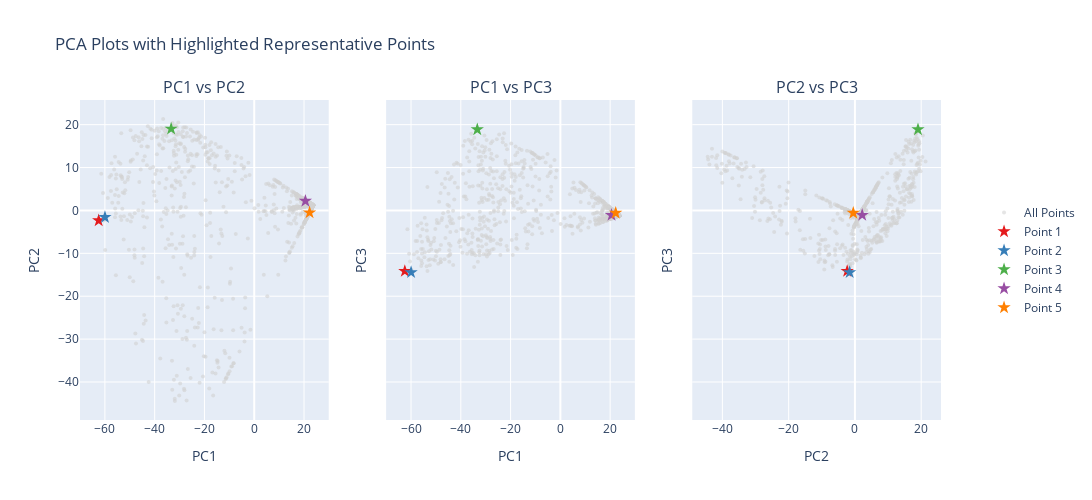

Notebook source saved alongside this figure:
### Code cell
# # Usage example:
# pca_df, _ = perform_pca_on_results(results)
# analyze_representative_points(
#     results=results,
#     fs_splitting_nodes=fs_splitting_nodes,
#     fs_splitting_cluster=fs_splitting_cluster,
#     activation_threshold=activation_threshold,
#     node_df=node_df,
#     results_path=results_path,
#     pca_df=pca_df,
#     save_figs=True,
#     pca_path=pca_path,
# )

### Figure 1 — Plotly figure (JSON) as saved in the notebook; plotly's stock layout.template omitted (floating-point values rounded to 4 significant figures; data arrays with more than 128 entries replaced by an {"elided": "..."} marker saying what was removed)
{"data": [{"marker": {"color": "lightgrey", "opacity": 0.6, "size": 4}, "mode": "markers", "name": "All Points", "showlegend": true, "type": "scatter", "x": {"elided": "978 float values"}, "xaxis": "x", "y": {"elided": "978 float values"}, "yaxis": "y"}, {"hoverinfo": "text", "marker": {"color": "rgb(228,26,28)", "size": 10, "symbol": "star"}, "mode": "markers", "name": "Point 1", "showlegend": true, "text": ".twitter.com/2UxFEU|f|Cyz — Tish Clark (@local24t", "type": "scatter", "x": [-62.49], "xaxis": "x", "y": [-2.341], "yaxis": "y"}, {"hoverinfo": "text", "marker": {"color": "rgb(55,126,184)", "size": 10, "symbol": "star"}, "mode": "markers", "name": "Point 2", "showlegend": true, "text": "://t.co/e6FxC|cl|VqT — John Schindler (@20", "type": "scatter", "x": [-59.97], "xaxis": "x", "y": [-1.59], "yaxis": "y"}, {"hoverinfo": "text", "marker": {"color": "rgb(77,175,74)", "size": 10, "symbol": "star"}, "mode": "markers", "name": "Point 3", "showlegend": true, "text": ". You cant hide pic.twitter.com/|q|XeOlORYUb — Nick (@Nick_", "type": "scatter", "x": [-33.38], "xaxis": "x", "y": [19.04], "yaxis": "y"}, {"hoverinfo": "text", "marker": {"color": "rgb(152,78,163)", "size": 10, "symbol": "star"}, "mode": "markers", "name": "Point 4", "showlegend": true, "text": "/1ChrisForrester/status/4|609|014136", "type": "scatter", "x": [20.55], "xaxis": "x", "y": [2.194], "yaxis": "y"}, {"hoverinfo": "text", "marker": {"color": "rgb(255,127,0)", "size": 10, "symbol": "star"}, "mode": "markers", "name": "Point 5", "showlegend": true, "text": "bc7ec867a6c845|aff|ecad1290fd717cc74f", "type": "scatter", "x": [22.23], "xaxis": "x", "y": [-0.4986], "yaxis": "y"}, {"marker": {"color": "lightgrey", "opacity": 0.6, "size": 4}, "mode": "markers", "name": "All Points", "showlegend": false, "type": "scatter", "x": {"elided": "978 float values"}, "xaxis": "x2", "y": {"elided": "978 float values"}, "yaxis": "y2"}, {"hoverinfo": "text", "marker": {"color": "rgb(228,26,28)", "size": 10, "symbol": "star"}, "mode": "markers", "name": "Point 1", "showlegend": false, "text": ".twitter.com/2UxFEU|f|Cyz — Tish Clark (@local24t", "type": "scatter", "x": [-62.49], "xaxis": "x2", "y": [-14.16], "yaxis": "y2"}, {"hoverinfo": "text", "marker": {"color": "rgb(55,126,184)", "size": 10, "symbol": "star"}, "mode": "markers", "name": "Point 2", "showlegend": false, "text": "://t.co/e6FxC|cl|VqT — John Schindler (@20", "type": "scatter", "x": [-59.97], "xaxis": "x2", "y": [-14.43], "yaxis": "y2"}, {"hoverinfo": "text", "marker": {"color": "rgb(77,175,74)", "size": 10, "symbol": "star"}, "mode": "markers", "name": "Point 3", "showlegend": false, "text": ". You cant hide pic.twitter.com/|q|XeOlORYUb — Nick (@Nick_", "type": "scatter", "x": [-33.38], "xaxis": "x2", "y": [18.87], "yaxis": "y2"}, {"hoverinfo": "text", "marker": {"color": "rgb(152,78,163)", "size": 10, "symbol": "star"}, "mode": "markers", "name": "Point 4", "showlegend": false, "text": "/1ChrisForrester/status/4|609|014136", "type": "scatter", "x": [20.55], "xaxis": "x2", "y": [-1.089], "yaxis": "y2"}, {"hoverinfo": "text", "marker": {"color": "rgb(255,127,0)", "size": 10, "symbol": "star"}, "mode": "markers", "name": "Point 5", "showlegend": false, "text": "bc7ec867a6c845|aff|ecad1290fd717cc74f", "type": "scatter", "x": [22.23], "xaxis": "x2", "y": [-0.5922], "yaxis": "y2"}, {"marker": {"color": "lightgrey", "opacity": 0.6, "size": 4}, "mode": "markers", "name": "All Points", "showlegend": false, "type": "scatter", "x": {"elided": "978 float values"}, "xaxis": "x3", "y": {"elided": "978 float values"}, "yaxis": "y3"}, {"hoverinfo": "text", "marker": {"color": "rgb(228,26,28)", "size": 10, "symbol": "star"}, "mode": "markers", "name": "Point 1", "showlegend": false, "text": ".twitter.com/2UxFEU|f|Cyz — Tish Clark (@local24t", "type": "scatter", "x": [-2.341], "xaxis": "x3", "y": [-14.16], "yaxis": "y3"}, {"hoverinfo": "text", "marker": {"color": "rgb(55,126,184)", "size": 10, "symbol": "star"}, "mode": "markers", "name": "Point 2", "showlegend": false, "text": "://t.co/e6FxC|cl|VqT — John Schindler (@20", "type": "scatter", "x": [-1.59], "xaxis": "x3", "y": [-14.43], "yaxis": "y3"}, {"hoverinfo": "text", "marker": {"color": "rgb(77,175,74)", "size": 10, "symbol": "star"}, "mode": "markers", "name": "Point 3", "showlegend": false, "text": ". You cant hide pic.twitter.com/|q|XeOlORYUb — Nick (@Nick_", "type": "scatter", "x": [19.04], "xaxis": "x3", "y": [18.87], "yaxis": "y3"}, {"hoverinfo": "text", "marker": {"color": "rgb(152,78,163)", "size": 10, "symbol": "star"}, "mode": "markers", "name": "Point 4", "showlegend": false, "text": "/1ChrisForrester/status/4|609|014136", "type": "scatter", "x": [2.194], "xaxis": "x3", "y": [-1.089], "yaxis": "y3"}, {"hoverinfo": "text", "marker": {"color": "rgb(255,127,0)", "size": 10, "symbol": "star"}, "mode": "markers", "name": "Point 5", "showlegend": false, "text": "bc7ec867a6c845|aff|ecad1290fd717cc74f", "type": "scatter", "x": [-0.4986], "xaxis": "x3", "y": [-0.5922], "yaxis": "y3"}], "layout": {"annotations": [{"font": {"size": 16}, "showarrow": false, "text": "PC1 vs PC2", "x": 0.1444, "xanchor": "center", "xref": "paper", "y": 1, "yanchor": "bottom", "yref": "paper"}, {"font": {"size": 16}, "showarrow": false, "text": "PC1 vs PC3", "x": 0.5, "xanchor": "center", "xref": "paper", "y": 1, "yanchor": "bottom", "yref": "paper"}, {"font": {"size": 16}, "showarrow": false, "text": "PC2 vs PC3", "x": 0.8556, "xanchor": "center", "xref": "paper", "y": 1, "yanchor": "bottom", "yref": "paper"}], "height": 500, "legend": {"x": 1.05, "y": 0.5}, "title": {"text": "PCA Plots with Highlighted Representative Points"}, "width": 1500, "xaxis": {"anchor": "y", "domain": [0, 0.2889], "title": {"text": "PC1"}}, "xaxis2": {"anchor": "y2", "domain": [0.3556, 0.6444], "title": {"text": "PC1"}}, "xaxis3": {"anchor": "y3", "domain": [0.7111, 1], "title": {"text": "PC2"}}, "yaxis": {"anchor": "x", "domain": [0, 1], "title": {"text": "PC2"}}, "yaxis2": {"anchor": "x2", "domain": [0, 1], "matches": "y", "showticklabels": false, "title": {"text": "PC3"}}, "yaxis3": {"anchor": "x3", "domain": [0, 1], "matches": "y", "showticklabels": false, "title": {"text": "PC3"}}}}
